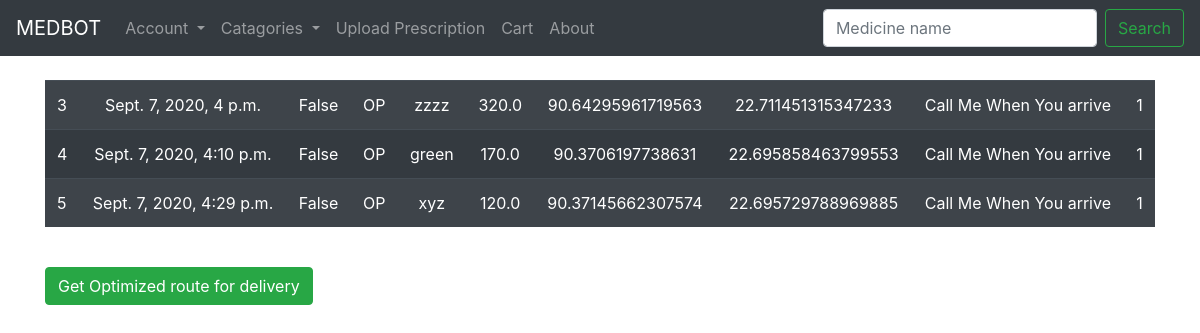
Page /Pharmacy-Order-History (signed in) on the earlier database version.
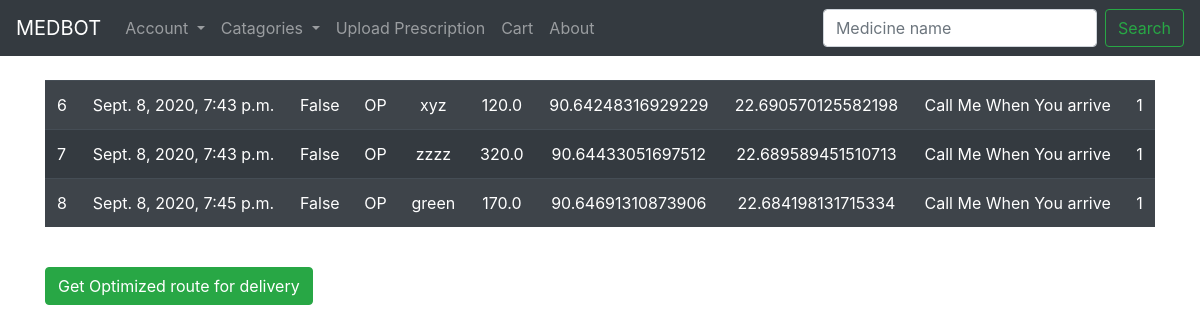
Same page on the later database version.
### medbot_app/models.py (models this page shows, shortened)
class Order(models.Model):
	ONPROCESS = 'OP'
	ONTHEWAY = 'OTW'
	DELIVERED = 'DV'
	DELIVERYSTATUS = [
		(ONPROCESS, 'Processing'),
		(ONTHEWAY, 'On the way'),
		(DELIVERED, 'Medicine Delivered')
	]
	CASHONDELVRY = 'COD'
	BKASH = 'BKS'
	ROCKET = 'RKT'
	CARD = 'CRD'
	PAYPAL = 'PPL'
	PAYMENTOPTIONS = [
		(CASHONDELVRY, 'Cash On Delivery'),
		(BKASH, 'Bkash'),
		(ROCKET, 'Rocket'),
		(CARD, 'ATM Card'),
		(PAYPAL, 'PayPal')
	]
	order_id = models.BigAutoField(primary_key = True)
	order_date = models.DateTimeField(auto_now_add=True)
	pharmacy_id = models.ManyToManyField(Employee)
	customer_id = models.ForeignKey(Customer, on_delete = models.CASCADE)
	delivery_id = models.ForeignKey(Delivery, on_delete = models.CASCADE)
	delivery_status = models.CharField(max_length = 3, choices = DELIVERYSTATUS, default = ONPROCESS)
	rating = models.IntegerField()
	order_quantity = models.IntegerField(default= 5)
	med_ids = models.ManyToManyField(Inventory)
	order_status = models.BooleanField(default=False)
	order_type = models.CharField(max_length = 3, choices = PAYMENTOPTIONS, default = CASHONDELVRY)
	delivery_note = models.CharField(max_length = 100, default = "Call me when you arrive")
	order_cost = models.CharField(max_length = 10, default = "10")
	order_longT = models.CharField(max_length = 20, default= "90.40")
	order_latiT = models.CharField(max_length = 20, default= "20.40")

class Customer(models.Model):
	customer_name = models.CharField(max_length = 100)
	customer_id = models.BigAutoField(primary_key = True, serialize = False)
	birthdate = models.DateField()
	customer_address = models.CharField(max_length = 254)
	customer_password = models.CharField(max_length = 100)
	customer_email = models.EmailField(max_length = 254)
	customer_phone = models.CharField(max_length = 15)
	customer_longT = models.CharField(max_length = 20, default= "90.40")
	customer_latiT = models.CharField(max_length = 20, default= "20.40")
	def __str__(self):
		return self.customer_name

class Delivery(models.Model):
	DS_id = models.AutoField(primary_key = True)
	DS_start_time = models.TimeField()
	DS_stop_time = models.TimeField()
	DS_capacity = models.IntegerField(default = 15)
	DS_status = models.BooleanField(default = True)
	def __str__(self):
		return str(self.DS_id)

### medbot_app/views.py (the view)
# urls.py: path('Pharmacy-Order-History', views.orderHistoryE, name='orderHistoryE'),
def orderHistoryE(request):
	if request.session.is_empty():
		return redirect('loginC')
	else:
		obj = Order.objects.filter(pharmacy_id = request.session['userId'])
		context = {'all': obj}
		return render(request, 'orderHistoryE.html', context)

### medbot_app/templates/orderHistoryE.html (shortened to what this page needs)
{% extends 'baseE.html' %}
{% block content %}
	<form action="{% url 'opRouteE' %}" method="POST">
	{% if all %}
	<table class="table table-striped table-dark">
		{% for things in all %}
			<tr>
				<td>{{ things.order_id }}</td>
				<td><center>{{ things.order_date }}</center></td>
				<td><center>{{ things.order_status }}</td>
				<td><center>{{ things.delivery_status }}</td>
				<td><center>{{ things.customer_id }}</td>
				<td><center>{{ things.order_cost }}</td>
				<td><center>{{ things.order_longT }}</td>
				<td><center>{{ things.order_latiT }}</td>
				<td><center>{{ things.delivery_note }}</td>
				<td><center>{{ things.delivery_id }}</td>
		{% endfor %}
	</table>
	{% endif %}
	<div>
		<button  type="submit" id="orderOK" class="btn btn-success my-4" onclick="{% url 'opRouteE' %}">Get Optimized route for delivery</button>
	</div>
	</form>
{% endblock %}

Differences in the rows shown:
removed Order: order_id "3", order_date "Sept. 7, 2020, 4 p.m.", order_status "False", delivery_status "OP", customer_id "zzzz", order_cost "320.0", order_longT "90.64295961719563", order_latiT "22.711451315347233", delivery_note "Call Me When You arrive", delivery_id "1"
removed Order: order_id "4", order_date "Sept. 7, 2020, 4:10 p.m.", order_status "False", delivery_status "OP", customer_id "green", order_cost "170.0", order_longT "90.3706197738631", order_latiT "22.695858463799553", delivery_note "Call Me When You arrive", delivery_id "1"
removed Order: order_id "5", order_date "Sept. 7, 2020, 4:29 p.m.", order_status "False", delivery_status "OP", customer_id "xyz", order_cost "120.0", order_longT "90.37145662307574", order_latiT "22.695729788969885", delivery_note "Call Me When You arrive", delivery_id "1"
added Order: order_id "6", order_date "Sept. 8, 2020, 7:43 p.m.", order_status "False", delivery_status "OP", customer_id "xyz", order_cost "120.0", order_longT "90.64248316929229", order_latiT "22.690570125582198", delivery_note "Call Me When You arrive", delivery_id "1"
added Order: order_id "7", order_date "Sept. 8, 2020, 7:43 p.m.", order_status "False", delivery_status "OP", customer_id "zzzz", order_cost "320.0", order_longT "90.64433051697512", order_latiT "22.689589451510713", delivery_note "Call Me When You arrive", delivery_id "1"
added Order: order_id "8", order_date "Sept. 8, 2020, 7:45 p.m.", order_status "False", delivery_status "OP", customer_id "green", order_cost "170.0", order_longT "90.64691310873906", order_latiT "22.684198131715334", delivery_note "Call Me When You arrive", delivery_id "1"
